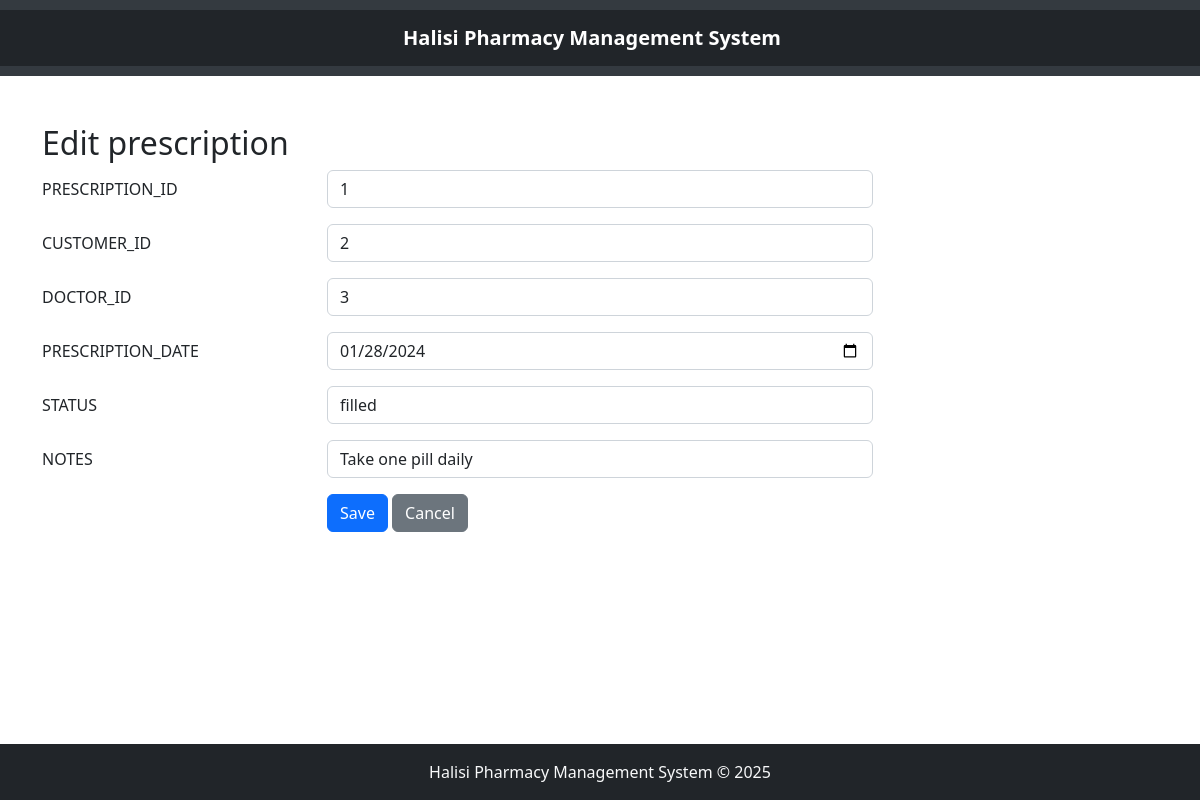
The page /prescriptions_management/edit.php?prescription_id=1 on the database its author committed.
### tables this page shows
CREATE TABLE `prescriptions` (
  `prescription_id` int(11) NOT NULL,
  `customer_id` int(11) NOT NULL,
  `doctor_id` int(11) NOT NULL,
  `prescription_date` date NOT NULL,
  `status` varchar(20) DEFAULT NULL CHECK (`status` in ('pending','filled','cancelled')),
  `notes` text DEFAULT NULL
);

### prescriptions_management/edit.php (the view, shortened to what this page needs)
<?php
   $servername = "localhost";
   $username = "root";
   $password = "";
   $dbname = "HALISI_PHARMACY_MGT_SYS";
   $conn = new mysqli($servername, $username, $password, $dbname);
   $customer_id="";
   $doctor_id="";
   $prescription_date="";
   $status="";
   $notes="";
   if ($_SERVER['REQUEST_METHOD'] == 'GET') {
    $prescription_id_in = $_GET["prescription_id"];
    $sql = "SELECT * FROM prescriptions WHERE prescription_id='$prescription_id_in'";
    $result = $conn->query($sql);
    $row = $result->fetch_assoc();
    $prescription_id_out = $row["prescription_id"];
    $customer_id = $row["customer_id"];
    $doctor_id = $row["doctor_id"];
    $prescription_date = $row["prescription_date"];
    $status = $row["status"];
    $notes = $row["notes"];
   }
?>
<!DOCTYPE html>
<html lang="en">
<head>
    <link rel="stylesheet" href="/PHARMACY/bootstrap-5.2.3-dist/css/bootstrap.min.css">
</head>
<body>
    <div class="container my-5">
        <h2>Edit prescription</h2>
        <form method="POST">
            <div class="row mb-3">
                <label class="col-sm-3 col-form-label">PRESCRIPTION_ID</label>
                <div class="col-sm-6">
                    <input type="text" class="form-control" name="prescription_id" value="<?php echo htmlspecialchars($prescription_id_out); ?>">
                </div>
            </div>
            <div class="row mb-3">
            <label class="col-sm-3 col-form-label">CUSTOMER_ID</label>
            <div class="col-sm-6">
                <input type="text" class="form-control" name="customer_id" value="<?php echo htmlspecialchars($customer_id); ?>">
            </div>
        </div>
        <div class="row mb-3">
            <label class="col-sm-3 col-form-label">DOCTOR_ID</label>
            <div class="col-sm-6">
                <input type="text" class="form-control" name="doctor_id" value="<?php echo htmlspecialchars($doctor_id); ?>">
            </div>
        </div>
        <div class="row mb-3">
            <label class="col-sm-3 col-form-label">PRESCRIPTION_DATE</label>
            <div class="col-sm-6">
                <input type="date" class="form-control" name="prescription_date" value="<?php echo htmlspecialchars($prescription_date); ?>">
            </div>
        </div>
        <div class="row mb-3">
            <label class="col-sm-3 col-form-label">STATUS</label>
            <div class="col-sm-6">
                <input type="text" class="form-control" name="status" value="<?php echo htmlspecialchars($status); ?>">
            </div>
        </div>
        <div class="row mb-3">
            <label class="col-sm-3 col-form-label">NOTES</label>
            <div class="col-sm-6">
                <input type="text" class="form-control" name="notes" value="<?php echo htmlspecialchars($notes); ?>">
            </div>
        </div>
        <div class="row mb-3">
            <div class="col-sm-6 offset-sm-3">
                <button type="submit" class="btn btn-primary">Save</button>
                <a class="btn btn-secondary" href="/PHARMACY/prescriptions_management/prescriptions.php" role="button">Cancel</a>
            </div>
        </div>
        </form>
    </div>
</body>
</html>

### prescriptions_management/footer.php (style rules this page uses)
body { display: flex; flex-direction: column; min-height: 100vh; margin: 0; }

### rows shown on the page
prescriptions: prescription_id "1", customer_id "2", doctor_id "3", prescription_date "01/28/2024", status "filled", notes "Take one pill daily"
